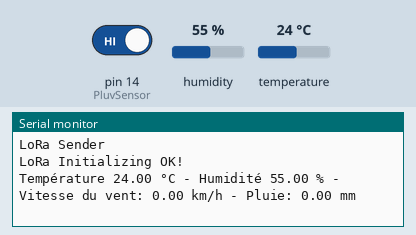
This sketch was run on a simulated Arduino Uno, built with avr-gcc and run on an emulated ATmega328P. Shown: the last lines printed to the serial monitor. Inputs (shaded band) come from the test bench; at power-on: humidity 55 %, pin 14 (PluvSensor) HIGH, temperature 24 °C. No radio packets arrive unless stated.

Above: at 9.4 s.
9.5 s: humidity set to 22 %
At 13.4 s:
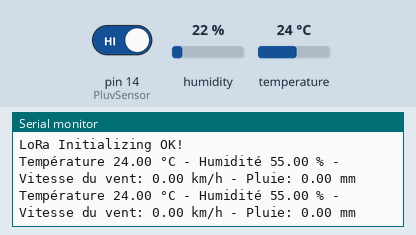
18.1 s: pin 14 (PluvSensor) driven LOW
At 21.5 s:
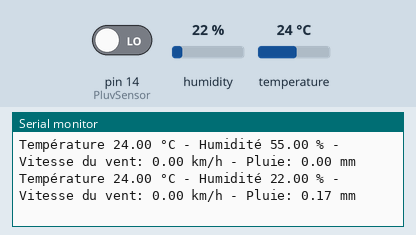
26.7 s: temperature set to 12 °C
At 30.9 s:
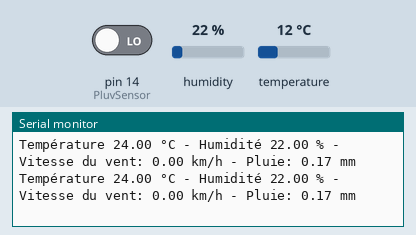
35.3 s: pin 14 (PluvSensor) driven HIGH
At 39.0 s:
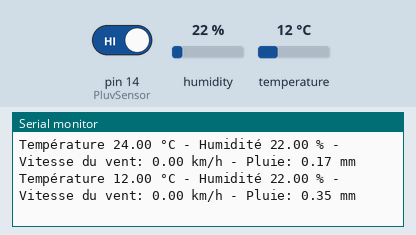
43.9 s: humidity set to 40 %
At 47.1 s:
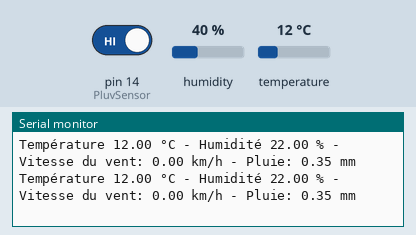
Timing chart, 0 to 48.6 s (numbered marks = the images above; inputs shaded):
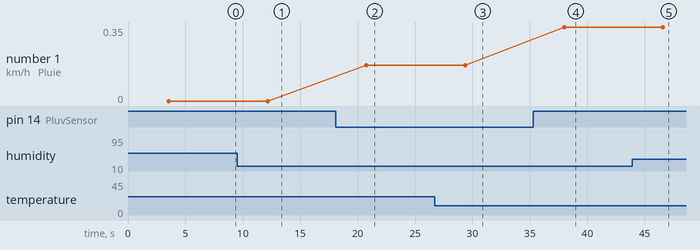

Measured:
- after the input at 18.1 s, the serial monitor: prints a new line after 2.7 s (image 2)
- after the input at 35.3 s, the serial monitor: prints a new line after 2.7 s (image 4)
- plotted number 1: 0 → 0.17 after the input at 18.1 s, 0.17 → 0.35 after the input at 35.3 s

The sketch:

sender-pico.ino
```cpp
#include <SPI.h>
#include <LoRa.h>
#include "DHT.h"

#define DHTPIN 5
#define DHTTYPE DHT11
const int WindSensor = 15;
const int PluvSensor = 14;
const float mmPercycle = 0.173;
int state = 0;
int statePrec = 1;

const int RecordTime = 3; //Define Measuring Time (Seconds)

const long frequency = 433E6;
const long spreadingFactor = 12;
const long bandwidth = 125E3;
const int codingRate = 5;

int InterruptCounter;
float v=0, h=0, t=0, p=0;
String LoRaMessage = "";

DHT dht(DHTPIN, DHTTYPE);

//define the pins used by the sender module
#define ss 17
#define rst 27
#define dio0 28

int counter = 0;

void setup() {
  //initialize Serial Monitor
  Serial.begin(9600);
  dht.begin();
  while (!Serial);
  Serial.println("LoRa Sender");

  //setup LoRa sender module
  LoRa.setPins(ss, rst, dio0);
  while (!LoRa.begin(frequency)) {
    Serial.println(".");
    delay(500);
  }
   // Change sync word (0xF3) to match the receiver
  // The sync word assures you don't get LoRa messages from other LoRa transceivers
  // ranges from 0-0xFF
  //LoRa.setSyncWord(0xF3);
  LoRa.setSpreadingFactor(spreadingFactor);
  LoRa.setSignalBandwidth(bandwidth);
  LoRa.setCodingRate4(codingRate);
  //LoRa.setTxPower(18);
  Serial.println("LoRa Initializing OK!");
}

void loop() {
  h = dht.readHumidity();
  t = dht.readTemperature();
  meassure();
  Serial.print("Température ");
  Serial.print(t);      //temperature in °C
  Serial.print(" °C - ");
  Serial.print("Humidité ");
  Serial.print(h);
  Serial.print(" % - ");
  Serial.print("Vitesse du vent: ");
  Serial.print(v);       //Speed in km/h
  Serial.print(" km/h - ");
  Serial.print("Pluie: ");
  Serial.print(p);       //rain in mm
  Serial.print(" mm ");
  Serial.print("\n");

  LoRaMessage = String(t) + "/" + String(h) + "&" + String(v) + "-" + String(p);
  //Send LoRa packet to receiver
  LoRa.beginPacket();
  LoRa.print(LoRaMessage);
  LoRa.endPacket();

  delay(5000);
}

void meassure() {
  //Wind speed
  InterruptCounter = 0;
  attachInterrupt(digitalPinToInterrupt(WindSensor), countup, RISING);
  delay(1000 * RecordTime);
  detachInterrupt(digitalPinToInterrupt(WindSensor));
  v = (float)InterruptCounter / (float)RecordTime * 2.4;

  //Pluviometer
  state = digitalRead(PluvSensor);
  if (state != statePrec) {
    p = p + mmPercycle;
  }
  delay(500);
  statePrec = state;
}

void countup() {
  InterruptCounter++;
}
```
